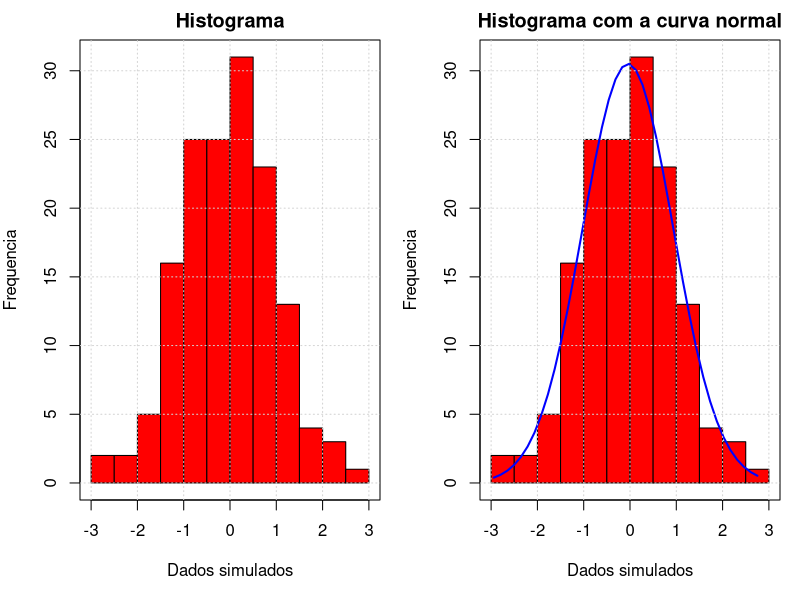
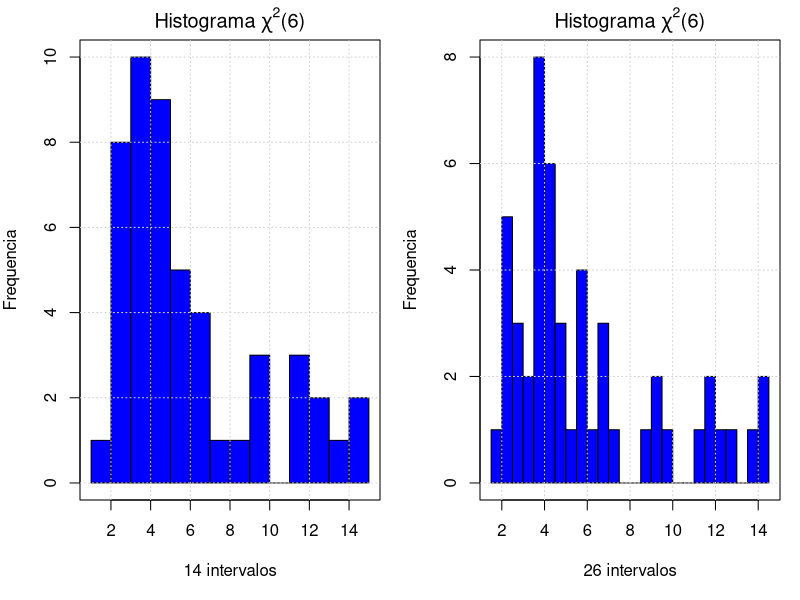
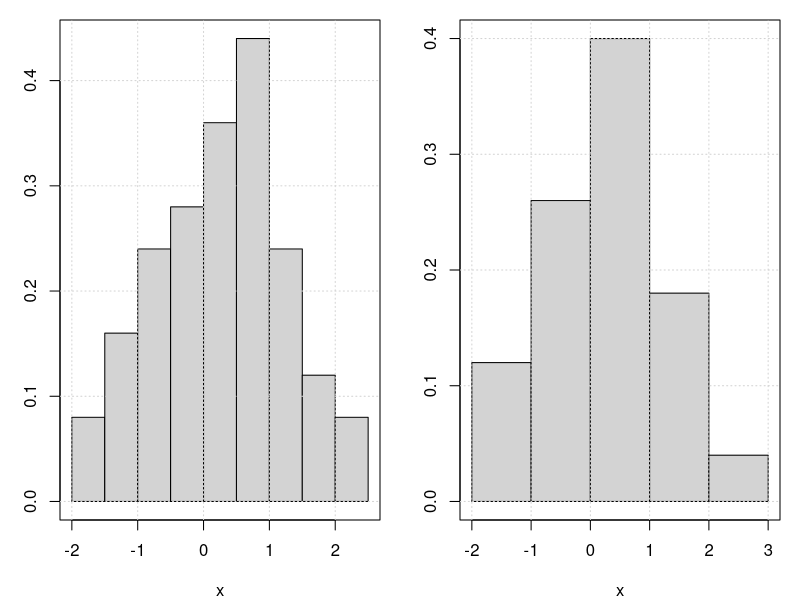
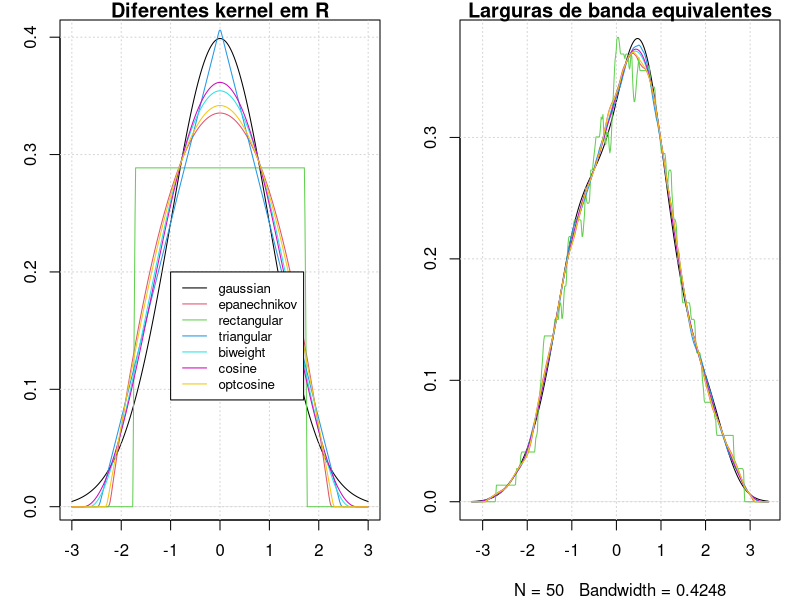
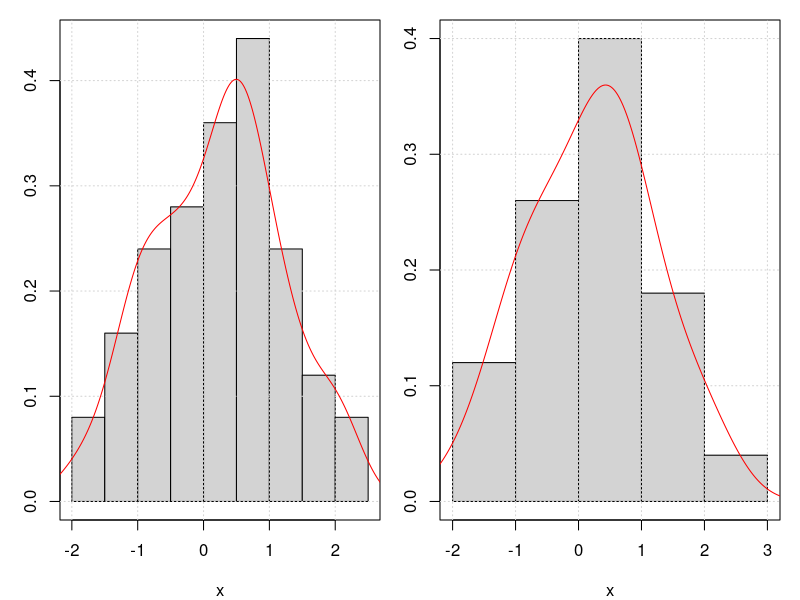

Write R code to recreate these figures, in order.
## ---- chunk 1
#| label: fig-1
#| fig-cap: "Gráﬁco de histograma para dados simulados."

set.seed(8476)
exemplo = rnorm(150)
par(mar=c(5,4,2,1), mfrow=c(1,2))
hist(exemplo, breaks=12, col="red", xlab="Dados simulados", ylab="Frequencia", main="Histograma")
box()
grid()
h=hist(exemplo, breaks=10, col="red", xlab="Dados simulados", ylab="Frequencia", 
       main="Histograma com a curva normal")
xfit=seq(min(exemplo),max(exemplo),length=40)
yfit=dnorm(xfit,mean=mean(exemplo),sd=sd(exemplo))
yfit=yfit*diff(h$mids[1:2])*length(exemplo)
lines(xfit, yfit, col="blue", lwd=2)
box()
grid()
## ---- chunk 2
#| label: fig-1
#| fig-cap: "Histogramas da distribuição $\chi^2$ com 6 graus de liberdade. Número de intervalos 14 e 26, respectivamente."

set.seed(5678)
z=rchisq(50, df=6)
par(mar=c(5,4,2,1),mfrow=c(1,2))
hist(z, breaks=14, col="blue", main=expression(paste("Histograma ",chi^2,"(6)")), 
     ylab="Frequencia", xlab="14 intervalos")
box()
grid()
hist(z, breaks=26, col="blue", main=expression(paste("Histograma ",chi^2,"(6)")), 
     ylab="Frequencia", xlab="26 intervalos")
box()
grid()
## ---- chunk 3
set.seed(1340)
x = rnorm(50)
par(mfrow = c(1,2), mar=c(4,3,1,1))
hist(x, main = NULL, freq = FALSE, breaks = "Sturges")
box(); grid()
hist(x, main = NULL, freq = FALSE, breaks = "Scott")
box(); grid()
## ---- chunk 4
par(mfrow = c(1,2), mar=c(4,3,1,1))
kernels = eval(formals(density.default)$kernel)
plot (density(0, bw = 1), xlab = "", main = "Diferentes kernel em R"); grid()
for(i in 2:length(kernels)) lines(density(0, bw = 1, kernel =  kernels[i]), col = i)
legend(-1.0,0.2, legend = kernels, col = seq(kernels), lty = 1, cex = .8, y.intersp = 1)
h.f = sapply(kernels, function(k) density(kernel = k, give.Rkern = TRUE))
h.f = (h.f["gaussian"] / h.f)^ .2
bw = bw.SJ(x) # escolha automática
plot(density(x, bw = bw), main = "Larguras de banda equivalentes"); grid()
for(i in 2:length(kernels)) lines(density(x, bw = bw, adjust = h.f[i], kernel = kernels[i]), col = i)
legend(55, 0.035, legend = kernels, col = seq(kernels), lty = 1)
## ---- chunk 5
par(mfrow = c(1,2), mar=c(4,3,1,1))
hist(x, main = NULL, freq = FALSE, breaks = "Sturges")
box(); grid()
lines(density(x, bw = "nrd0"), col = "red")
par(mar=c(4,2,1,1))
hist(x, main = NULL, freq = FALSE, breaks = "Scott")
box(); grid()
lines(density(x, bw = "bcv"), col = "red")
